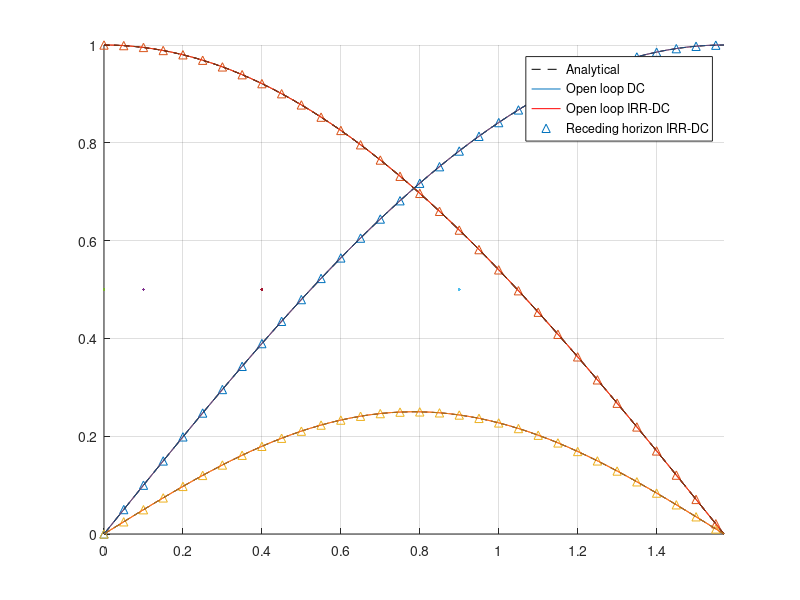
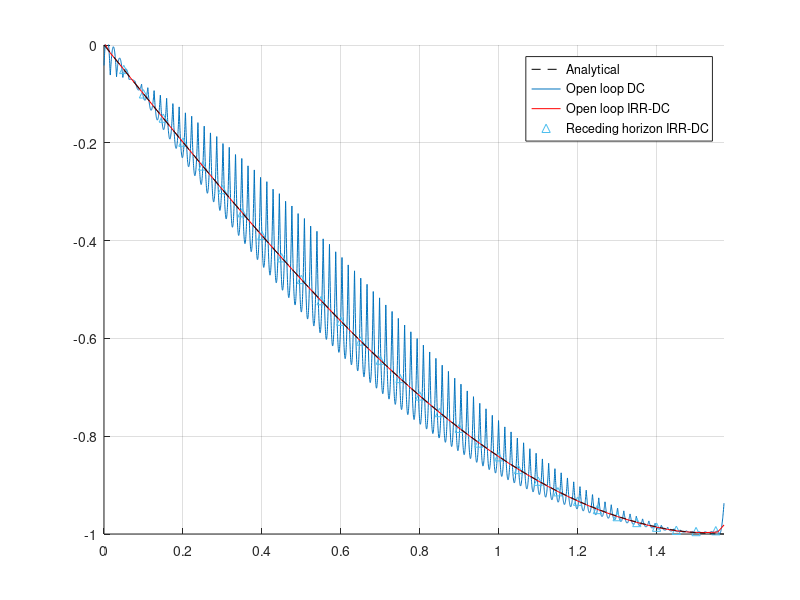

Write MATLAB code to recreate these figures, in order. (Note: this script raises an error after producing the figures.)
load("CL_sol_11_03_25.mat")
load("OL_sol_15_03_25.mat")
load("QL_sol_15_03_25.mat")
load("OL_DC_sol_15_03_25.mat")
load("sol_AlyChanCLDC_21_03_25.mat")
figure(1)
hold on
p1 = plot(solutionCL(:,1), solutionCL(:,2:end-1),"^", Color=[0.25 0.5 0.25], LineWidth=2);
p2 = plot(solution.T, solution.X(:,1:3), "-r");
p3 = plot(solutionQuasi(:,1), solutionQuasi(:,2:end-1), "--k", LineWidth=2);
p4 = plot(solutionDC(:,1), solutionDC(:,2:4), "-", Color = [0.1 0 0.9 0.4], LineWidth=0.5);
hold off
legend([p3(1) p4(1) p2(1) p1(1)  ], { "Analytical", "Open loop DC", "Open loop IRR-DC", "Receding horizon IRR-DC" })
grid on
xlim([0 pi/2])
ylim([0 1])
figure(2)
hold on
p4 = plot(solutionDC(:,1), solutionDC(:,end), "-", Color = [0.1 0 0.9 0.4], LineWidth=0.5);
p1 = plot(solutionCL(:,1), solutionCL(:,end), "^", Color=[0.25 0.5 0.25], LineWidth=2);
p2 = plot(solution.T, solution.U, "-r");
p3 = plot(solutionQuasi(:,1), -solutionQuasi(:,2), "--k", LineWidth=2);

hold off
% legend([ p2(1) p3(1) p4(1)], { "Open loop IRR-DC", "Analytical", "Open loop DC"})
legend([p3(1) p4(1) p2(1) p1(1)  ], { "Analytical", "Open loop DC", "Open loop IRR-DC", "Receding horizon IRR-DC" })
grid on
xlim([0 pi/2])
ylim([-1 0])


%% trying tiled layout
f = figure(3);
f.Position = [100, 100, 900, 800];

t = tiledlayout(3,1);
t.TileSpacing = 'tight';
a1 = nexttile;
a1.XAxis.FontSize = 16;
a1.YAxis.FontSize = 16;
a1.GridLineStyle = '--';
a1.GridColor = 'k';
a1.GridAlpha = 0.9 ;
hold on
p1 = plot(solutionCL(:,1), solutionCL(:,2:end-1),"m^", LineWidth=2, MarkerSize=10);
p2 = plot(solution.T, solution.X(:,1:3), "-r");
p3 = plot(solutionQuasi(:,1), solutionQuasi(:,2:end-1), "--k", LineWidth=2);
p4 = plot(solutionDC(:,1), solutionDC(:,2:4), "-", Color = [0.1 0 0.9 0.4], LineWidth=0.5);
p5 = plot(solutionCLDC.t_sol, solutionCLDC.x_sol, "*", Color=[0.25 0.5 0.25], LineWidth=1.5, MarkerSize=10);
hold off
xlabel("Time[s]", "Interpreter", "latex")
ylabel("States", "Interpreter", "latex")
% legend([p3(1) p4(1) p2(1) p1(1)  ], { "Analytical", "Open loop DC", "Open loop IRR-DC", "Receding horizon IRR-DC" })
grid on
xlim([0 pi/2])
ylim([0 1])

a2 = nexttile([2 1]);
a2.XAxisLocation = "top";
a2.XAxis.FontSize = 16;
a2.YAxis.FontSize = 16;
a2.GridLineStyle = '--';
a2.GridColor = 'k';
a2.GridAlpha = 0.9 ;
hold on
p4 = plot(solutionDC(:,1), solutionDC(:,end), "-", Color = [0.1 0 0.9 0.8], LineWidth=0.5);
p1 = plot(solutionCL(:,1), solutionCL(:,end), "m^", LineWidth=2, MarkerSize=10);
p2 = plot(solution.T, solution.U, "-r");
p3 = plot(solutionQuasi(:,1), -solutionQuasi(:,2), "--k", LineWidth=2);
p5 = plot(solutionCLDC.t_sol, solutionCLDC.u_sol, "*", Color=[0.25 0.5 0.25], LineWidth=1.5, MarkerSize=10);
hold off
ylabel("Control", "Interpreter", "latex")
% legend([ p2(1) p3(1) p4(1)], { "Open loop IRR-DC", "Analytical", "Open loop DC"})
lgd = legend([p3(1) p4(1) p2(1) p5(1) p1(1) ], { "Analytical", "Open loop DC", "Open loop IRR-DC", "Shrinking-horizon DC","Shrinking-horizon IRR-DC" }, "Interpreter", "latex");
grid on
xlim([0 pi/2])
ylim([-1 0])

lgd.Layout.Tile = 'south';
lgd.FontSize = 18;
lgd.NumColumns = 2;

exportgraphics(f,"AlyChan.eps", "Resolution",600)